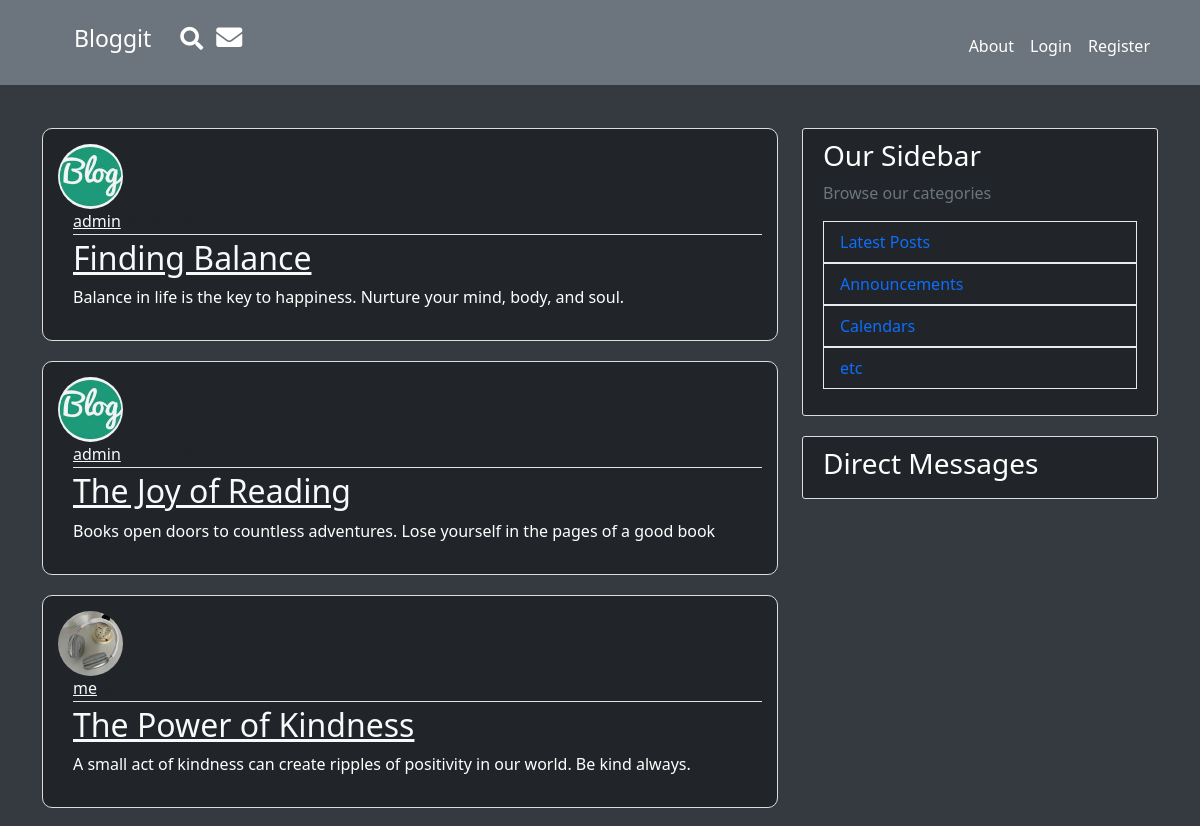
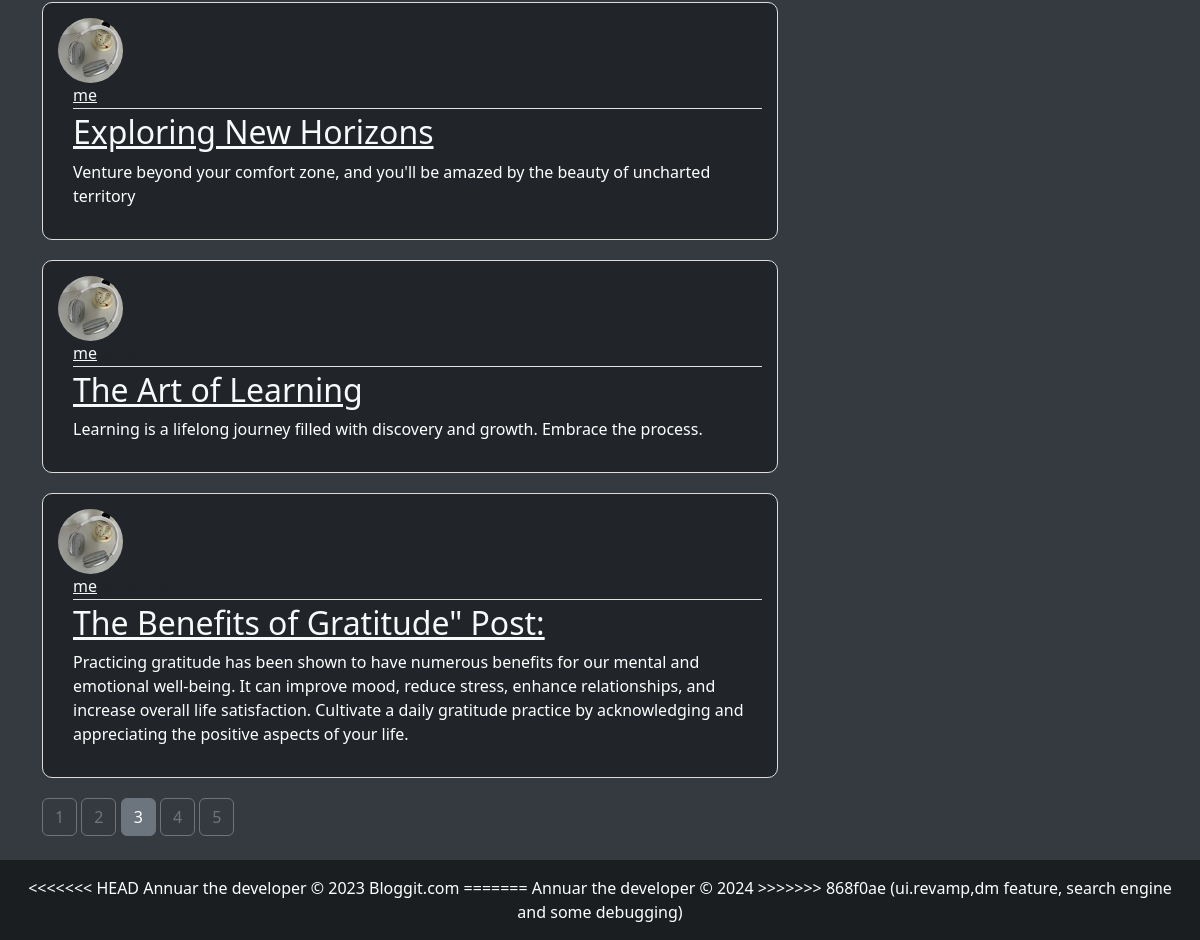
Screenshot of /home?page=3 with the database file from the repository (2 pictures, top to bottom).
### flaskblog/models.py (models this page shows, shortened)
class Post(db.Model):
    id = db.Column(db.Integer, primary_key=True)
    title = db.Column(db.String(100), nullable=False)
    date_posted = db.Column(db.DateTime, nullable=False, default=datetime.utcnow)
    content = db.Column(db.Text, nullable=False)
    user_id = db.Column(db.Integer, db.ForeignKey('user.id'), nullable=False)

class User(db.Model, UserMixin):
    id = db.Column(db.Integer, primary_key=True)
    username = db.Column(db.String(20), unique=True, nullable=False)
    email = db.Column(db.String(120), unique=True, nullable=False)
    image_file = db.Column(db.String(20), nullable=False, default='default.jpeg')
    password = db.Column(db.String(60), nullable=False)
    post = db.relationship('Post', backref='author', lazy=True)
    sent_messages = db.relationship('Message', foreign_keys='Message.sender_id', backref='sender', lazy='dynamic')
    received_messages = db.relationship('Message', foreign_keys='Message.recipient_id', backref='recipient', lazy='dynamic')

### flaskblog/routes.py (the view)
@app.route("/")
@app.route("/home")
def home():
    page = request.args.get('page', 1, type=int)
    posts = Post.query.order_by(Post.date_posted.desc()).paginate(page=page, per_page=6)
    return render_template("home.html", posts=posts)

### flaskblog/templates/home.html (shortened to what this page needs)
{% extends "layout.html" %}
{% block content %}
{% for post in posts.items %}
    <article class="media content-section bg-dark" style="color: #fff; padding: 15px; border-radius: 10px; margin-bottom: 20px;">
        <img class="rounded-circle article-img" id="profile_image" src="{{ url_for('static', filename='profile_pics/' + post.author.image_file) }}" onclick="handleProfilePictureClick()">
        <div class="media-body" style="margin-left: 15px;">
            <div class="article-metadata">
                <a class="mr-2 text-light" href="{{ url_for('user_posts', username=post.author.username) }}">{{ post.author.username }}</a>
                <small class="text-muted">{{ post.date_posted.strftime('%Y-%m-%d') }}</small>
            </div>
            <h2><a class="article-title text-light" href="{{ url_for('post', post_id=post.id)}}">{{ post.title }}</a></h2>
            <p class="article-content">{{ post.content }}</p>
        </div>
    </article>
{% endfor %}
{% for page_num in posts.iter_pages(left_edge=1, right_edge=1, left_current=1, right_current=2) %}
    {% if page_num %}
        {% if posts.page == page_num %}
            <a class="btn btn-secondary mb-4" href="{{ url_for('home', page=page_num)}}">{{ page_num }}</a>
        {% else %}
            <a class="btn btn-outline-secondary mb-4" href="{{ url_for('home', page=page_num)}}">{{ page_num }}</a>
        {% endif %}
    {% else %}
        ...
    {% endif %}
{% endfor %}
{% endblock content %}

### flaskblog/static/main.css (style rules this page uses)
body { background: #fafafa; color: #333333; margin-top: 5rem; display: flex; flex-direction: column; min-height: 100vh; }
h1, h2, h3, h4, h5, h6 { color: #444444; }
.content-section { background: #ffffff; padding: 10px 20px; border: 1px solid #dddddd; border-radius: 3px; margin-bottom: 20px; }
.article-title { color: #444444; }
.article-content { white-space: pre-line; }
.article-img { height: 65px; width: 65px; margin-right: 16px; }
.article-metadata { padding-bottom: 1px; margin-bottom: 4px; border-bottom: 1px solid #e3e3e3 }

### flaskblog/templates/layout.html (style rules this page uses)
body { background-color: #343a40; color: #ffffff; }

### rows the page displays
Post: image_file (picture), author.username "admin", title "Finding Balance", content "Balance in life is the key to happiness. Nurture your mind, body, and soul."
Post: image_file (picture), author.username "admin", title "The Joy of Reading", content "Books open doors to countless adventures. Lose yourself in the pages of a good book"
Post: image_file (picture), author.username "me", title "The Power of Kindness", content "A small act of kindness can create ripples of positivity in our world. Be kind always."
Post: image_file (picture), author.username "me", title "Exploring New Horizons", content "Venture beyond your comfort zone, and you'll be amazed by the beauty of uncharted territory"
Post: image_file (picture), author.username "me", title "The Art of Learning", content "Learning is a lifelong journey filled with discovery and growth. Embrace the process."
Post: image_file (picture), author.username "me", title "The Benefits of Gratitude\" Post:", content "Practicing gratitude has been shown to have numerous benefits for our mental and emotional well-being. It can improve mood, reduce stress, enhance relationships, and increase overall life satisfaction. Cultivate a daily gratitude practice by acknowledging and appreciating the positive aspects of your life."

### other values shown
{{ page_num }} "1" "2" "4" "5"
{{ page_num }} "3"
